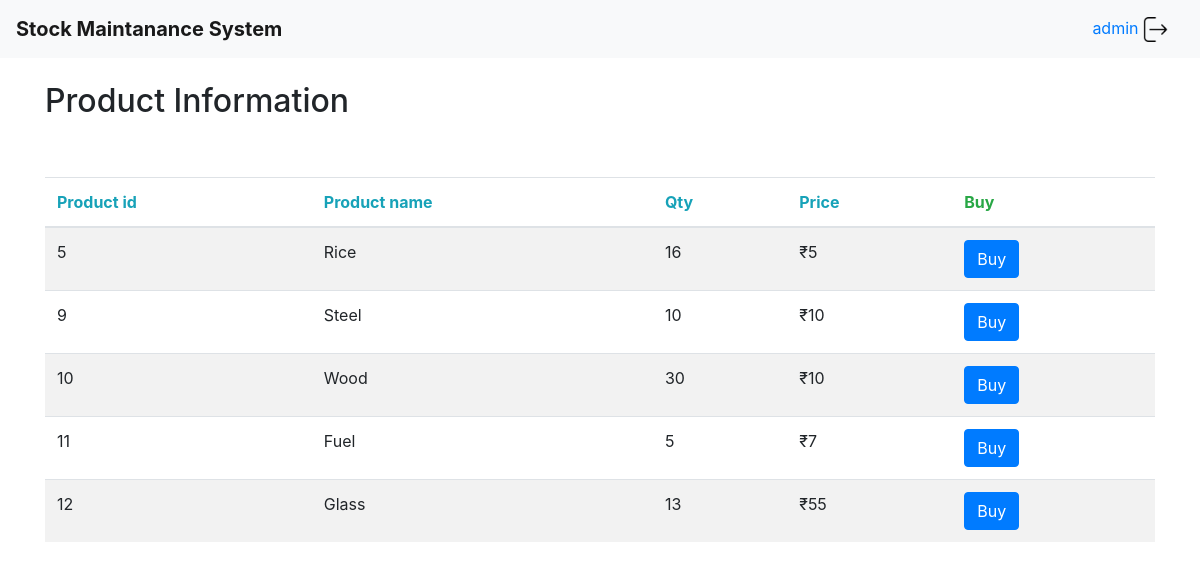
Before: /customer (signed in) with the older database file.
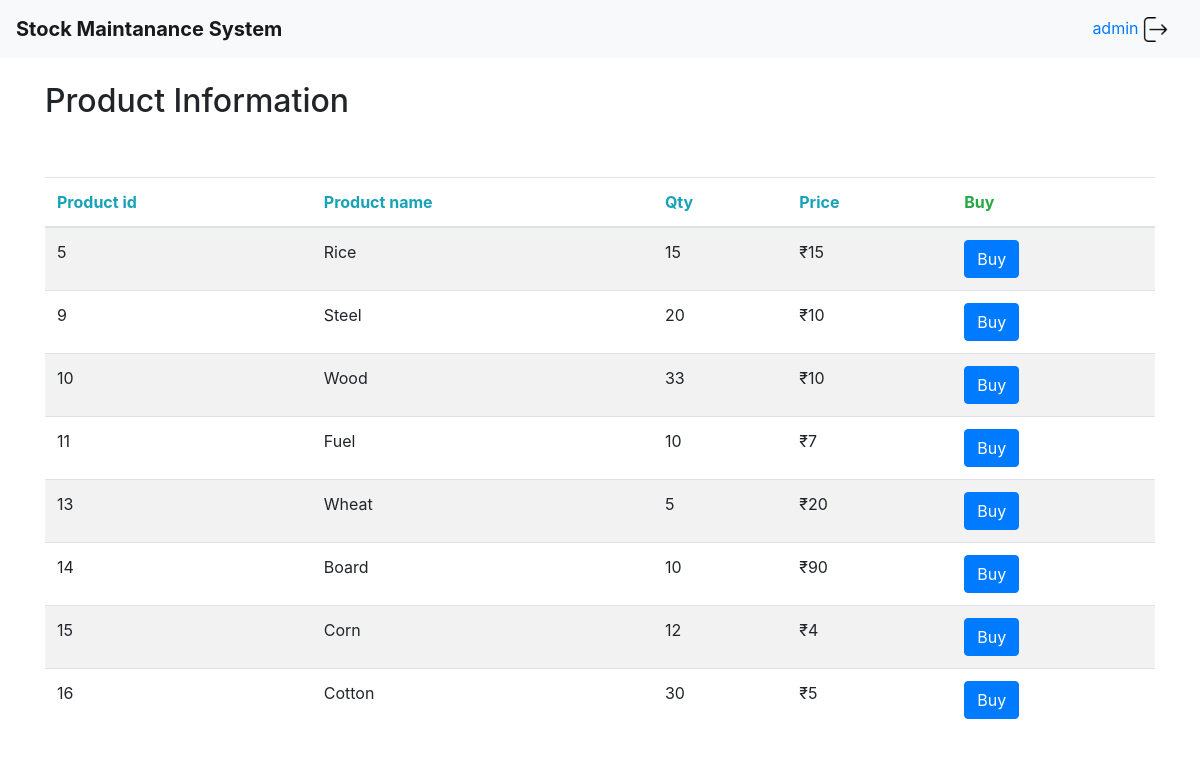
After: the same page with the newer database file.
### tables this page shows
CREATE TABLE Product (productID INTEGER PRIMARY KEY, productName TEXT,QTY INTEGER,productPrice INTEGER);

### app.py (the view)
@app.route("/customer",methods=["GET","POST"])
def customer():
   con = sql.connect("database.sqlite")
   con.row_factory = sql.Row
   cur = con.cursor()
   cur.execute("select * from Product")
   rows = cur.fetchall();
   return  render_template('customer.html',rows = rows,user=session["name"])

### templates/customer.html (shortened to what this page needs)
<!DOCTYPE html>
<html>
<head>
	<link rel="stylesheet" href="https://stackpath.bootstrapcdn.com/bootstrap/4.1.3/css/bootstrap.min.css">
</head>
<body>
				<nav class="navbar navbar-expand-lg navbar-light bg-light">
			  <a class="navbar-brand" href="#"><b>Stock Maintanance System</b></a>
              <a class="nav-item nav-link" href="{{url_for('login_page.c_logout')}}">{{user}} <img src={{url_for('static',filename='logout.png')}} width="25" height="25"></a>
			</nav>
<div class="container">
  <h2>Product Information</h2>
  <table class="table table-striped">
    <thead>
      <tr>
        <th class="text-info">Product id</th>
        <th class="text-info">Product name</th>
        <th class="text-info">Qty</th>
        <th class="text-info">Price</th>
        <th class="text-success">Buy</th>
      </tr>
    </thead>
    <tbody>
       {% for row in rows %}
            <tr>
               <td>{{row["productID"]}}</td>
               <td>{{row["productName"]}}</td>
               <td>{{row['QTY']}}</td>
               <td>₹{{row['productPrice']}}</td>
               <td>
                    <a><button class="btn btn-primary" OnClick='showModal({{row["productID"]}},"{{row["productName"]}}","{{row["Price"]}}");'>Buy</button></a></td>
            </tr>
         {% endfor %}
    </tbody>
  </table>
</div>
</body>
</html>

Changed rows visible on the page:
removed Product: productID "12", productName "Glass", QTY "13", productPrice "55"
changed Product "Rice": QTY "16" → "15"; productPrice "5" → "15"
changed Product "Steel": QTY "10" → "20"
changed Product "Wood": QTY "30" → "33"
changed Product "Fuel": QTY "5" → "10"
added Product: productID "13", productName "Wheat", QTY "5", productPrice "20"
added Product: productID "14", productName "Board", QTY "10", productPrice "90"
added Product: productID "15", productName "Corn", QTY "12", productPrice "4"
added Product: productID "16", productName "Cotton", QTY "30", productPrice "5"
